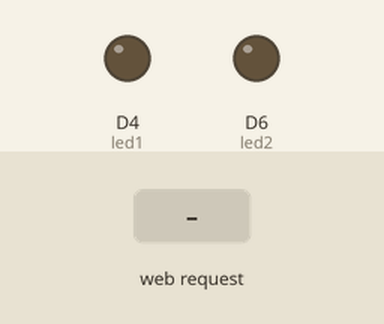
Recording of a sketch running on a simulated ESP8266 (NodeMCU). On the bench: output pins drawn as LEDs (lit = HIGH). The test bench sets the inputs (shaded band). WiFi joins after 1.5 s; servers stay silent unless stated; what the sketch prints to the serial monitor is not drawn.

Above: at 2.8 s.
2.9 s: HTTP request GET /led1off received
At 4.1 s:
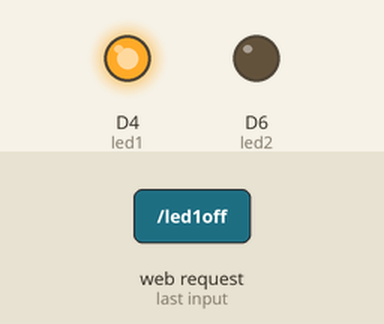
4.4 s: HTTP request GET /led2on received
At 5.5 s:
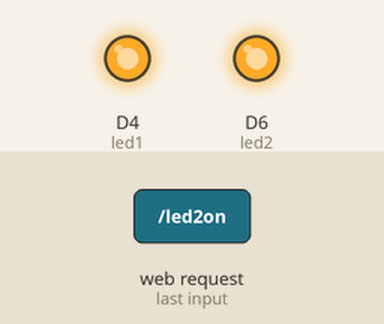
5.9 s: HTTP request GET /led1on received
At 6.6 s:
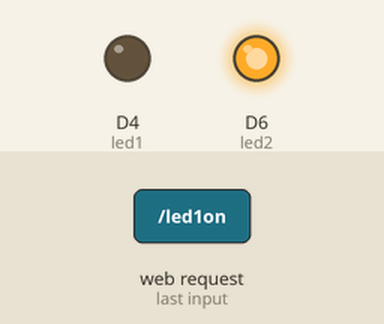
7.4 s: HTTP request GET /led2off received
At 7.8 s:
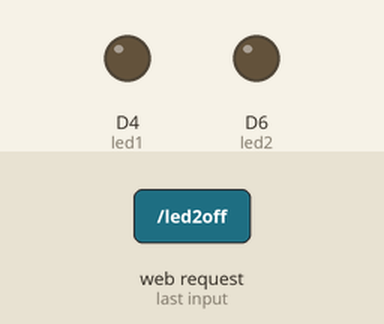
Timing chart, 0 to 9.9 s (numbered marks = the images above; inputs shaded):
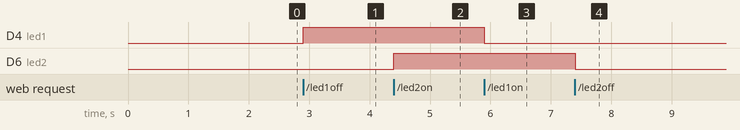

Measured:
- after the input at 2.9 s, D4 (led1): LOW → HIGH at once
- after the input at 4.4 s, D6 (led2): LOW → HIGH at once
- after the input at 5.9 s, D4 (led1): HIGH → LOW at once
- after the input at 7.4 s, D6 (led2): HIGH → LOW at once

The sketch:

htmlNodeMCU.ino
```cpp
#include<ESP8266WiFi.h>

WiFiClient client;
WiFiServer server(80);

#define led1 LED_BUILTIN
#define led2 D6

void setup()
{
  Serial.begin(9600);
  WiFi.begin("TIEC-SGGS", "Innovation@TIEC");
  while(WiFi.status() != WL_CONNECTED)
  {
    Serial.print(".");
    delay(200);
  }
  Serial.println();
  Serial.println("NodeMCU is connected!");
  Serial.println(WiFi.localIP());
  server.begin();
  pinMode(led1, OUTPUT);
  pinMode(led2, OUTPUT);
}
void loop()
{
  client = server.available(); //Gets a client that is connected to server and
                              //has data available for reading
  if(client ==1){
    String request = client.readStringUntil('\n');
    Serial.println(request);
    request.trim();
    if(request == "GET /led1on HTTP/1.1")
    {
      digitalWrite(led1, LOW);
    }
    if(request == "GET /led1off HTTP/1.1")
    {
      digitalWrite(led1, HIGH);
    }
    if(request == "GET /led2on HTTP/1.1")
    {
      digitalWrite(led2, HIGH);
    }
    if(request == "GET /led2off HTTP/1.1")
    {
      digitalWrite(led2, LOW);
    }
  }
  client.println("HTTP/1.1 200 OK");
  client.println("Content-Type: text/html");
  client.println("");
  client.println("<!DOCTYPE HTML>");
  client.println("<html>");
  client.println("<h1>Local Network Iot</h1>");
  client.println("<h3> Remote Controls </h3>");
  client.println("<br>");
  client.println("<a href=\"/led1on\"\"><button> LED ON </button></a>");
  client.println("<a href=\"/led1off\"\"><button> LED OFF </button></a><br/>");
  client.println("<a href=\"/led2on\"\"><button>BUZZER ON</button></a>");
  client.println("<a href=\"/led2off\"\"><button>BUZZER OFF</button></a><br/>");
  client.println("</html>");
}
```
